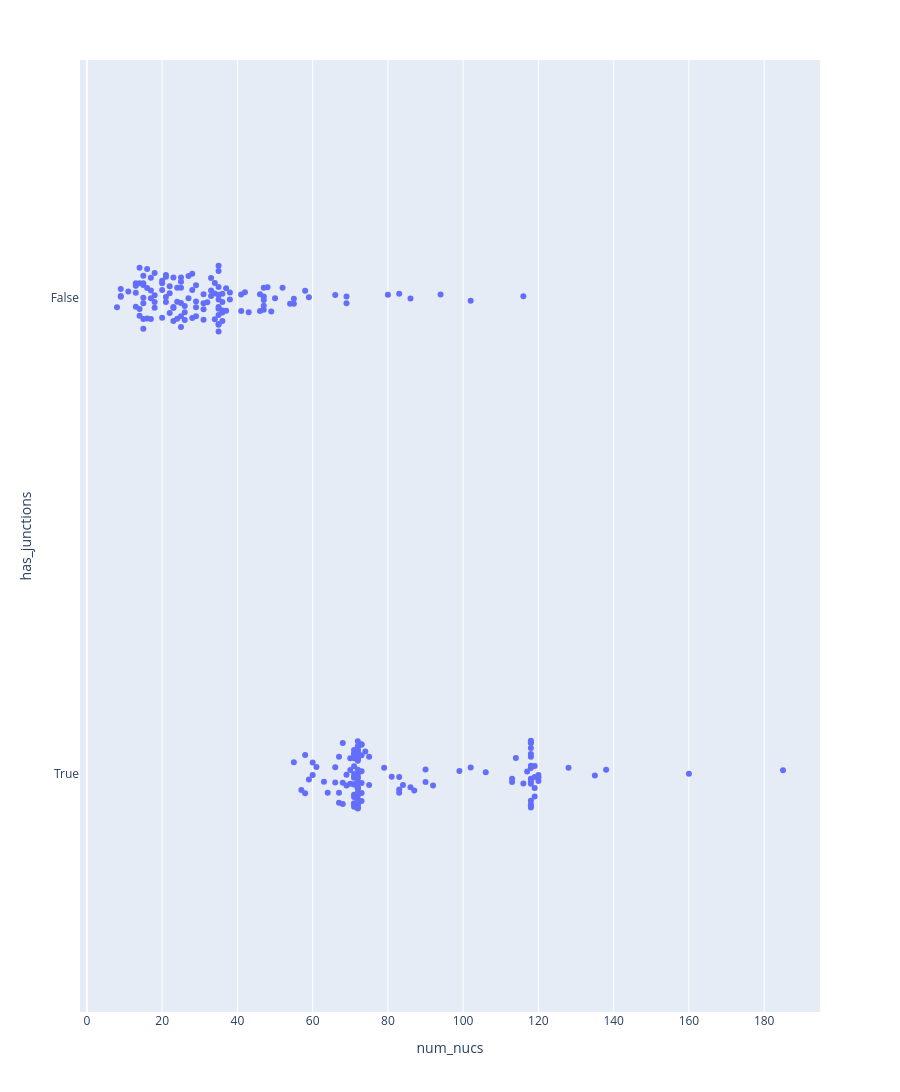

Here is the notebook cell this chart was saved with:
### Code cell
import pandas as pd
import plotly.express as px
import numpy as np



p = px.strip(     #jitter=0.3,        
        data_frame = info.reset_index().replace({"has_junctions": {False: "False", True: "True"}}),
        x="num_nucs",  y="has_junctions", hover_name = "name", hover_data=["name", "pdb_chains"],
            # range_y = (-0.1, 1.1),
        height = 1500
             )
p

### Figure 1 — Plotly figure (JSON) as saved in the notebook; plotly's stock layout.template omitted (floating-point values rounded to 4 significant figures; data arrays with more than 128 entries replaced by an {"elided": "..."} marker saying what was removed)
{"data": [{"alignmentgroup": "True", "boxpoints": "all", "customdata": {"elided": "251x2 str values"}, "fillcolor": "rgba(255,255,255,0)", "hoveron": "points", "hovertemplate": "<b>%{hovertext}</b><br><br>num_nucs=%{x}<br>has_junctions=%{y}<br>name=%{customdata[0]}<br>pdb_chains=%{customdata[1]}<extra></extra>", "hovertext": {"elided": "251 str values"}, "legendgroup": "", "line": {"color": "rgba(255,255,255,0)"}, "marker": {"color": "#636efa"}, "name": "", "offsetgroup": "", "orientation": "h", "pointpos": 0, "showlegend": false, "type": "box", "x": {"elided": "251 int values"}, "x0": " ", "xaxis": "x", "y": {"elided": "251 str values"}, "y0": " ", "yaxis": "y"}], "layout": {"boxmode": "group", "height": 1500, "legend": {"tracegroupgap": 0}, "margin": {"t": 60}, "xaxis": {"anchor": "y", "domain": [0, 1], "title": {"text": "num_nucs"}}, "yaxis": {"anchor": "x", "domain": [0, 1], "title": {"text": "has_junctions"}}}}
